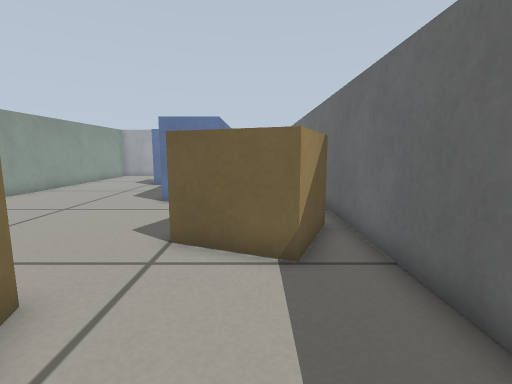
view 1 (above)

22 first-person views from a walk through a robot-simulator world made for Gazebo. The camera is 0.41 m above the floor, tilts 8° down and sees 85° across. The floor is counted in squares, 0.2 m on a side. Each view is taken from the middle of a square. On the plan, view 1 faces up. The plan holds only what a view shows up to about 16 squares ahead; the rest is blank.

view 2
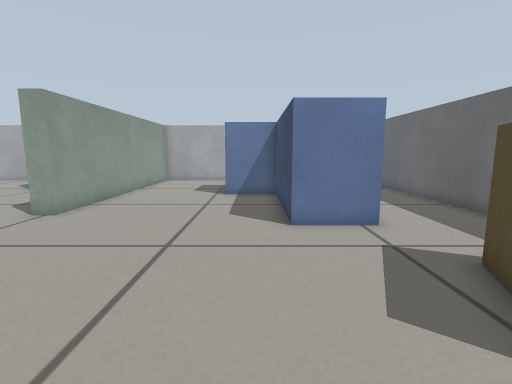

view 3
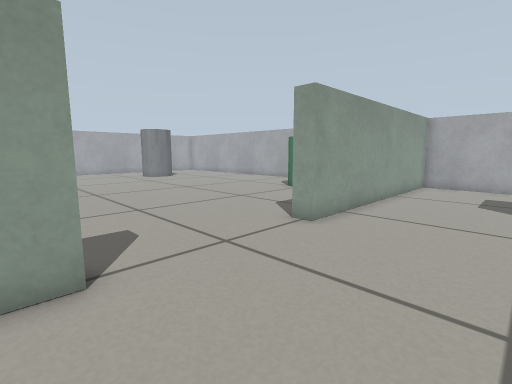

view 4
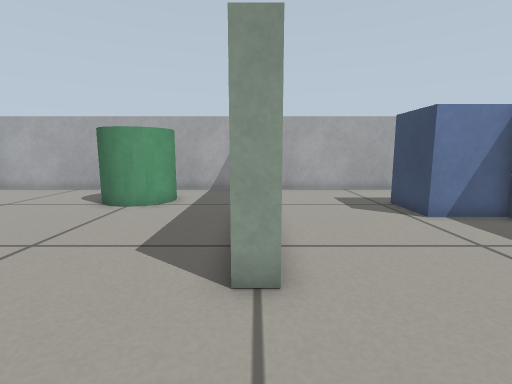

view 5
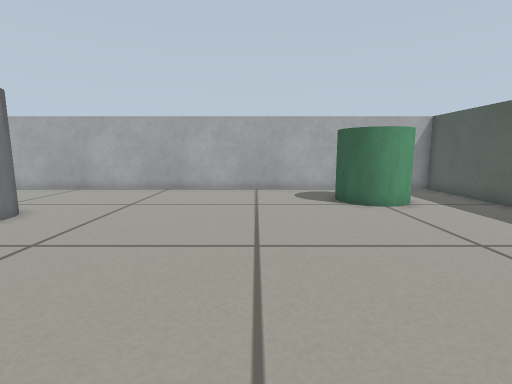

view 6
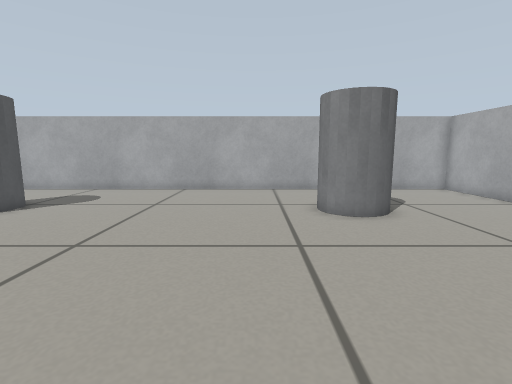

view 7
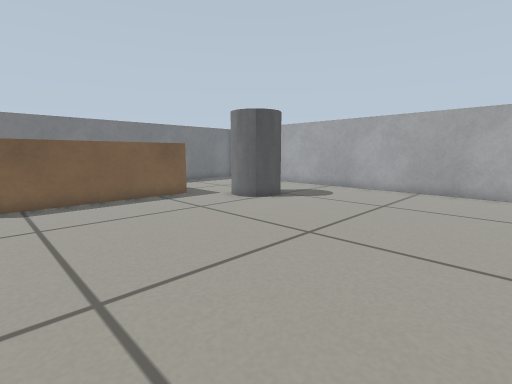

view 8
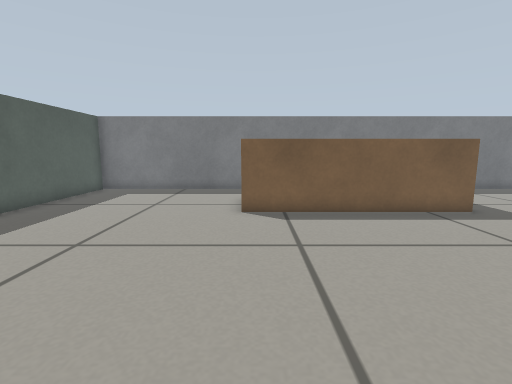

view 9
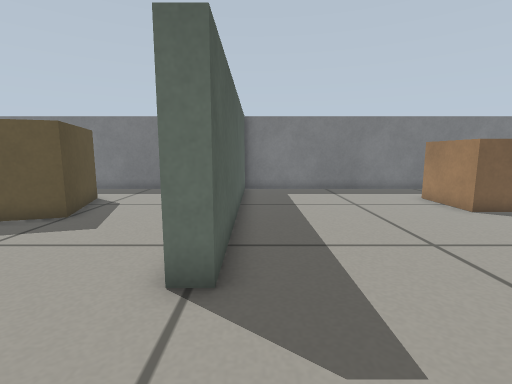

view 10
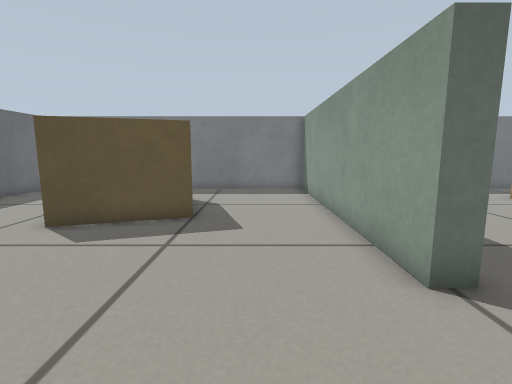

view 11
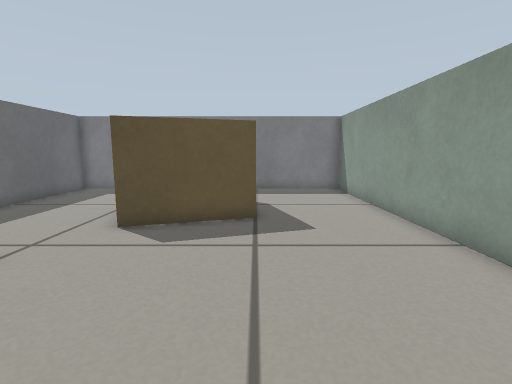

view 12
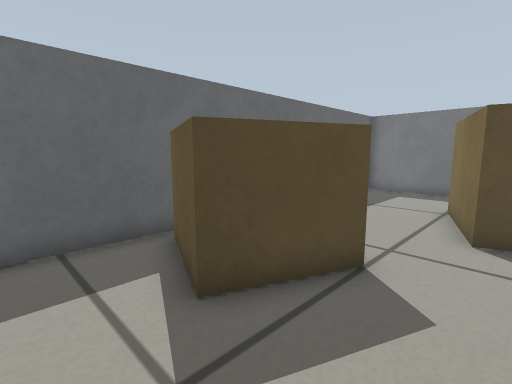

view 13
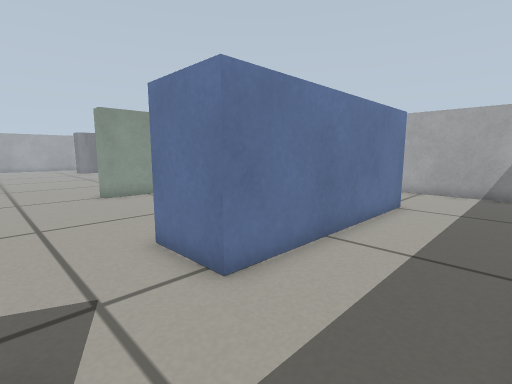

view 14
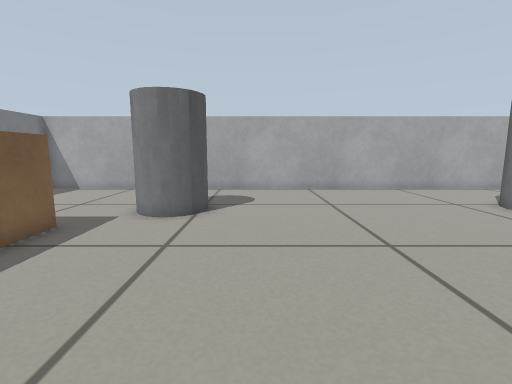

view 15
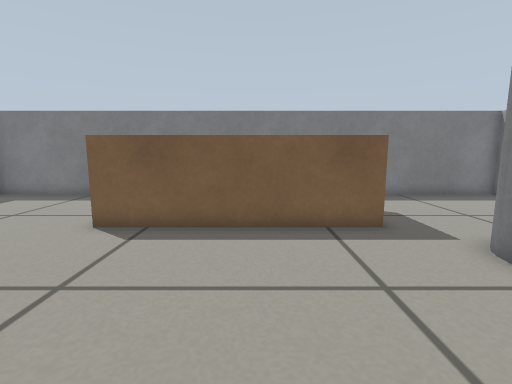

view 16
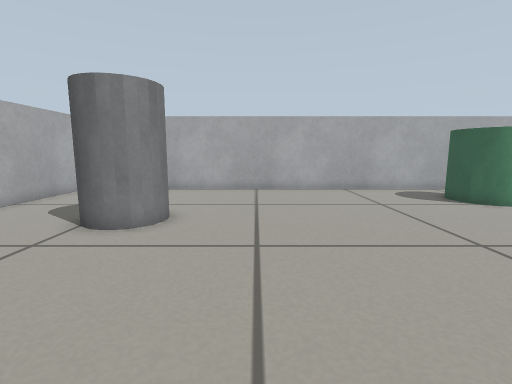

view 17
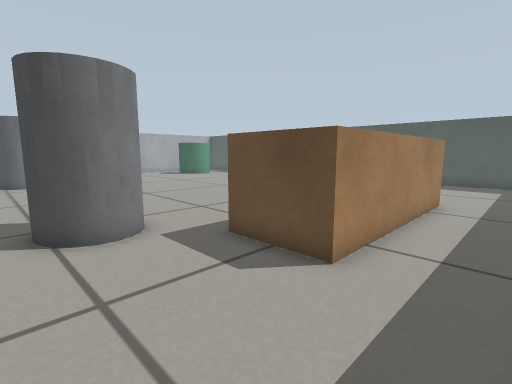

view 18
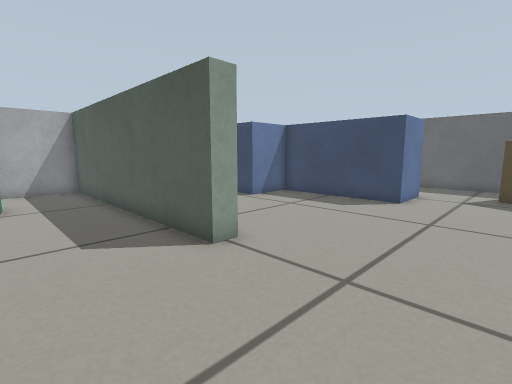

view 19
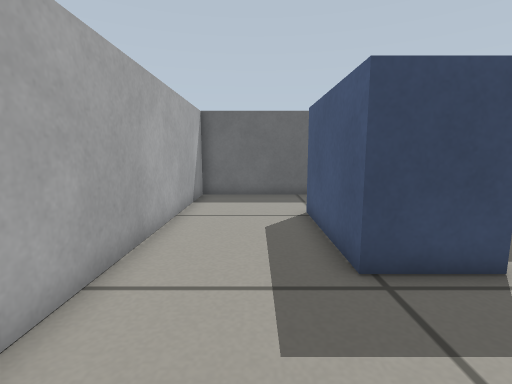

view 20
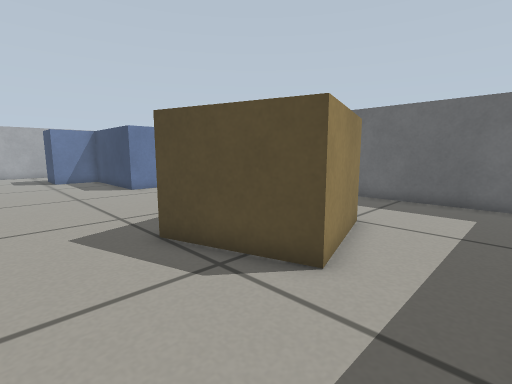

view 21
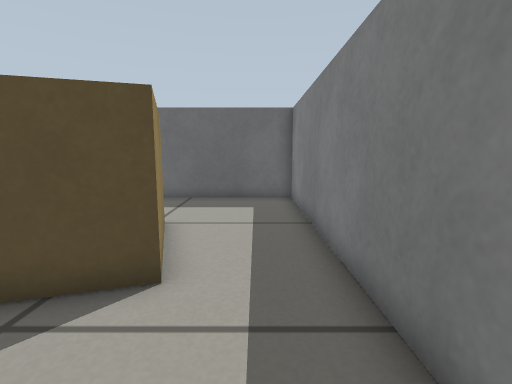

view 22
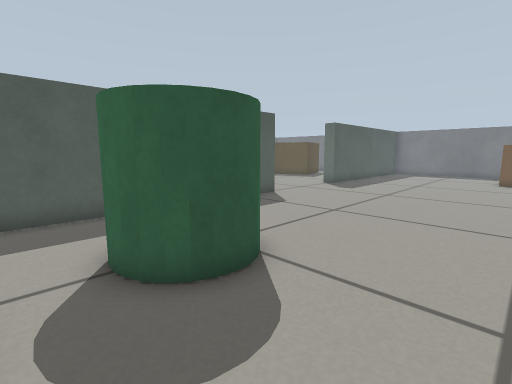

### Floor plan
Key: @ floor where view 1 was taken; # wall or solid block; . floor; B grey box; C cabinet; R crate; I bin; P pillar; E bench.
Columns run from 37 left of view 1 to 3 right of it. Each row starts with its distance up from view 1.
 25 #########################################
 24 #........................B..............#
 23 #........................B..............#
 22 #..................II ...B..............#
 21 #..................I I...B..............#
 20 #..................III...B.....CCCCC....#
 19 #.....P..................B.....C   C....#
 18 #....  P.................B.....CCC C....#
 17 #....P P.................B.......C C....#
 16 #.....P..................B.......C C....#
 15 #........................B.......C C....#
 14 #........................B.......C C....#
 13 #........................B.......C C....#
 12 #................................CCC....#
 11 #.......................................#
 10 #.......................................#
  9 #...................................R...#
  8 #...................................RRRR#
  7 #........................B..........R R.#
  6 #........................B.........RRRR.#
  5 #....PPP.................B............R.#
  4 #....P P.................B..............#
  3 #....PPP.................B......RRR.....#
  2 #........................B....RR  R.....#
  1 #........EEEEEEEE........B.....R  R.....#
  0 #........E      E........B.....R  RR.@..#
 -1 #........EEEEEEEE........B.....RRR......#
 -2 #........................B..............#
 -3 #........................B..............#
 -4 #........................B..............#
 -5 #########################################

Positions as (right, up) in squares from view 1, and headings:
1: (0, 0), facing up
2: (-5, 4), facing up
3: (-7, 6), facing up-left
4: (-12, 9), facing up
5: (-22, 9), facing up
6: (-21, 14), facing left
7: (-21, 14), facing down-left
8: (-21, 11), facing down
9: (-13, 11), facing down
10: (-9, 11), facing down
11: (-7, 11), facing down
12: (-4, 11), facing down-right
13: (2, 9), facing up-left
14: (-21, 7), facing left
15: (-25, 9), facing down
16: (-27, 9), facing up
17: (-33, -4), facing up-right
18: (-16, 8), facing up-right
19: (-11, 22), facing right
20: (-10, -4), facing up-right
21: (-10, -3), facing right
22: (-22, 24), facing down-right
